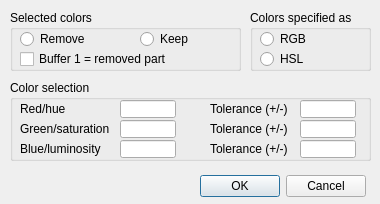
<?xml version="1.0" encoding="UTF-8"?>
<ui version="4.0">
 <class>CQDlgSimpleFilter_keepRemoveCols</class>
 <widget class="QDialog" name="CQDlgSimpleFilter_keepRemoveCols">
  <property name="geometry">
   <rect>
    <x>0</x>
    <y>0</y>
    <width>380</width>
    <height>204</height>
   </rect>
  </property>
  <property name="windowTitle">
   <string>Selective Colors</string>
  </property>
  <property name="locale">
   <locale language="English" country="UnitedStates"/>
  </property>
  <widget class="QDialogButtonBox" name="qqOkCancel">
   <property name="geometry">
    <rect>
     <x>15</x>
     <y>170</y>
     <width>351</width>
     <height>32</height>
    </rect>
   </property>
   <property name="standardButtons">
    <set>QDialogButtonBox::Cancel|QDialogButtonBox::Ok</set>
   </property>
  </widget>
  <widget class="QGroupBox" name="groupBox">
   <property name="geometry">
    <rect>
     <x>10</x>
     <y>10</y>
     <width>231</width>
     <height>61</height>
    </rect>
   </property>
   <property name="title">
    <string>Selected colors</string>
   </property>
   <property name="flat">
    <bool>true</bool>
   </property>
   <widget class="QRadioButton" name="qqRemove">
    <property name="geometry">
     <rect>
      <x>10</x>
      <y>20</y>
      <width>101</width>
      <height>18</height>
     </rect>
    </property>
    <property name="focusPolicy">
     <enum>Qt::StrongFocus</enum>
    </property>
    <property name="text">
     <string>Remove</string>
    </property>
    <property name="autoExclusive">
     <bool>false</bool>
    </property>
   </widget>
   <widget class="QRadioButton" name="qqKeep">
    <property name="geometry">
     <rect>
      <x>130</x>
      <y>20</y>
      <width>91</width>
      <height>18</height>
     </rect>
    </property>
    <property name="focusPolicy">
     <enum>Qt::StrongFocus</enum>
    </property>
    <property name="text">
     <string>Keep</string>
    </property>
    <property name="autoExclusive">
     <bool>false</bool>
    </property>
   </widget>
   <widget class="QCheckBox" name="qqBuffer1">
    <property name="geometry">
     <rect>
      <x>10</x>
      <y>40</y>
      <width>211</width>
      <height>18</height>
     </rect>
    </property>
    <property name="focusPolicy">
     <enum>Qt::StrongFocus</enum>
    </property>
    <property name="text">
     <string>Buffer 1 = removed part</string>
    </property>
   </widget>
  </widget>
  <widget class="QGroupBox" name="groupBox_2">
   <property name="geometry">
    <rect>
     <x>250</x>
     <y>10</y>
     <width>121</width>
     <height>61</height>
    </rect>
   </property>
   <property name="title">
    <string>Colors specified as</string>
   </property>
   <property name="flat">
    <bool>true</bool>
   </property>
   <widget class="QRadioButton" name="qqHsl">
    <property name="geometry">
     <rect>
      <x>10</x>
      <y>40</y>
      <width>82</width>
      <height>18</height>
     </rect>
    </property>
    <property name="focusPolicy">
     <enum>Qt::StrongFocus</enum>
    </property>
    <property name="text">
     <string>HSL</string>
    </property>
    <property name="autoExclusive">
     <bool>false</bool>
    </property>
   </widget>
   <widget class="QRadioButton" name="qqRgb">
    <property name="geometry">
     <rect>
      <x>10</x>
      <y>20</y>
      <width>82</width>
      <height>18</height>
     </rect>
    </property>
    <property name="focusPolicy">
     <enum>Qt::StrongFocus</enum>
    </property>
    <property name="text">
     <string>RGB</string>
    </property>
    <property name="autoExclusive">
     <bool>false</bool>
    </property>
   </widget>
  </widget>
  <widget class="QGroupBox" name="groupBox_3">
   <property name="geometry">
    <rect>
     <x>10</x>
     <y>80</y>
     <width>361</width>
     <height>81</height>
    </rect>
   </property>
   <property name="title">
    <string>Color selection</string>
   </property>
   <property name="flat">
    <bool>true</bool>
   </property>
   <widget class="QLabel" name="label">
    <property name="geometry">
     <rect>
      <x>10</x>
      <y>20</y>
      <width>101</width>
      <height>18</height>
     </rect>
    </property>
    <property name="text">
     <string>Red/hue</string>
    </property>
   </widget>
   <widget class="QLineEdit" name="qqRed">
    <property name="geometry">
     <rect>
      <x>110</x>
      <y>20</y>
      <width>56</width>
      <height>18</height>
     </rect>
    </property>
   </widget>
   <widget class="QLineEdit" name="qqGreen">
    <property name="geometry">
     <rect>
      <x>110</x>
      <y>40</y>
      <width>56</width>
      <height>18</height>
     </rect>
    </property>
   </widget>
   <widget class="QLabel" name="label_2">
    <property name="geometry">
     <rect>
      <x>10</x>
      <y>40</y>
      <width>101</width>
      <height>18</height>
     </rect>
    </property>
    <property name="text">
     <string>Green/saturation</string>
    </property>
   </widget>
   <widget class="QLabel" name="label_3">
    <property name="geometry">
     <rect>
      <x>10</x>
      <y>60</y>
      <width>101</width>
      <height>18</height>
     </rect>
    </property>
    <property name="text">
     <string>Blue/luminosity</string>
    </property>
   </widget>
   <widget class="QLineEdit" name="qqBlue">
    <property name="geometry">
     <rect>
      <x>110</x>
      <y>60</y>
      <width>56</width>
      <height>18</height>
     </rect>
    </property>
   </widget>
   <widget class="QLineEdit" name="qqRedTol">
    <property name="geometry">
     <rect>
      <x>290</x>
      <y>20</y>
      <width>56</width>
      <height>18</height>
     </rect>
    </property>
   </widget>
   <widget class="QLabel" name="label_4">
    <property name="geometry">
     <rect>
      <x>200</x>
      <y>20</y>
      <width>91</width>
      <height>18</height>
     </rect>
    </property>
    <property name="text">
     <string>Tolerance (+/-)</string>
    </property>
   </widget>
   <widget class="QLabel" name="label_5">
    <property name="geometry">
     <rect>
      <x>200</x>
      <y>40</y>
      <width>91</width>
      <height>18</height>
     </rect>
    </property>
    <property name="text">
     <string>Tolerance (+/-)</string>
    </property>
   </widget>
   <widget class="QLineEdit" name="qqGreenTol">
    <property name="geometry">
     <rect>
      <x>290</x>
      <y>40</y>
      <width>56</width>
      <height>18</height>
     </rect>
    </property>
   </widget>
   <widget class="QLabel" name="label_6">
    <property name="geometry">
     <rect>
      <x>200</x>
      <y>60</y>
      <width>91</width>
      <height>18</height>
     </rect>
    </property>
    <property name="text">
     <string>Tolerance (+/-)</string>
    </property>
   </widget>
   <widget class="QLineEdit" name="qqBlueTol">
    <property name="geometry">
     <rect>
      <x>290</x>
      <y>60</y>
      <width>56</width>
      <height>18</height>
     </rect>
    </property>
   </widget>
  </widget>
 </widget>
 <tabstops>
  <tabstop>qqRemove</tabstop>
  <tabstop>qqKeep</tabstop>
  <tabstop>qqBuffer1</tabstop>
  <tabstop>qqRgb</tabstop>
  <tabstop>qqHsl</tabstop>
  <tabstop>qqRed</tabstop>
  <tabstop>qqRedTol</tabstop>
  <tabstop>qqGreen</tabstop>
  <tabstop>qqGreenTol</tabstop>
  <tabstop>qqBlue</tabstop>
  <tabstop>qqBlueTol</tabstop>
  <tabstop>qqOkCancel</tabstop>
 </tabstops>
 <resources/>
 <connections/>
</ui>
